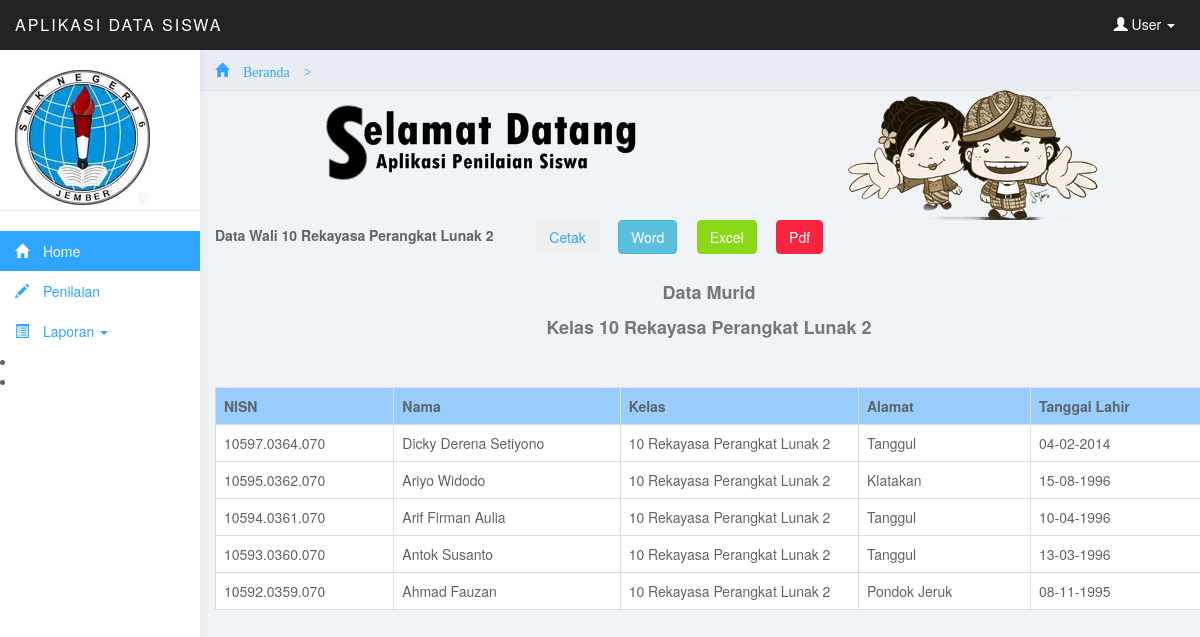
The page /admin/menu.php?page=laporsiswa&kelas=K000000002 (signed in) on the database its author committed.
### tables this page shows
CREATE TABLE IF NOT EXISTS `tb_kelas` (
  `kode_kelas` varchar(10) NOT NULL,
  `kompetensi_kode` char(10) NOT NULL,
  `kelas` varchar(100) NOT NULL,
  `nama_kelas` varchar(50) NOT NULL,
  PRIMARY KEY (`kode_kelas`)
);

CREATE TABLE IF NOT EXISTS `tb_siswa` (
  `siswa_nisn` char(15) NOT NULL,
  `wali_id` char(10) NOT NULL,
  `kompetensi_kode` char(10) NOT NULL,
  `siswa_nama` varchar(30) NOT NULL,
  `siswa_alamat` varchar(50) NOT NULL,
  `siswa_tgllahir` varchar(100) NOT NULL,
  `siswa_foto` varchar(100) NOT NULL,
  `kode_kelas` varchar(10) NOT NULL,
  `password` varchar(15) NOT NULL,
  PRIMARY KEY (`siswa_nisn`)
);

### admin/Data/laporan/laporan_siswa.php (the view, shortened to what this page needs)
<?php $kelas=$_GET['kelas']; $h=mysql_query("select * from tb_kelas where kode_kelas='$kelas'"); $fg=mysql_fetch_array($h);?>
<div class="table-header">
  <div class="nav-collapse"> <strong>Data Wali <?php  echo $fg['nama_kelas']?>  &nbsp;&nbsp;&nbsp;&nbsp;&nbsp;&nbsp;&nbsp;&nbsp;&nbsp;</strong> <a target="_blank" href="Data/laporan/laporan_siswacetak.php?kelas=<?php echo $kelas ?>">
    <button type="submit" class="btn btn-inverse" name="btncari"><i class="icon-print"></i>Cetak</button>
  </a> &nbsp;&nbsp;&nbsp;
  <a target="_blank" href="Data/laporan/laporan_siswaword.php?kelas=<?php echo $kelas ?>">
    <button type="submit" class="btn btn-info" name="btncari"><i class="icon-save"></i>Word</button>
  </a>&nbsp;&nbsp;&nbsp;
  <a target="_blank" href="Data/laporan/laporan_siswaexcel.php?kelas=<?php echo $kelas ?>">
    <button type="submit" class="btn btn-success" name="btncari"><i class="icon-save"></i>Excel</button>
  </a>&nbsp;&nbsp;&nbsp;
  <a target="_blank" href="Data/laporan/laporan_siswapdf.php?kelas=<?php echo $kelas ?>">
    <button type="submit" class="btn btn-danger" name="btncari"><i class="icon-save"></i>Pdf</button>
  </a>
  </div>
</div>
<table width="988" border="0" >
  <tr>
    <td width="885" height="42"><div align="center" class="style3">
      <div align="center"><br>
        <p>Data  Murid</p>
        <p>Kelas <?php  echo $fg['nama_kelas']?> </p>
        <p>&nbsp;</p>
      </div>
    </div>
        <table width="1100" border="0" class="table table-bordered table-hover">
          <tr>
            <td width="33" bgcolor="#99CCFF"><strong>NISN</strong></td>
            <td width="150" bgcolor="#99CCFF"><strong>Nama </strong></td>
            <td width="158" bgcolor="#99CCFF"><strong>Kelas </strong></td>
            <td width="114" bgcolor="#99CCFF"><strong>Alamat </strong></td>
            <td width="114" bgcolor="#99CCFF"><strong>Tanggal Lahir </strong></td>
          </tr>
<?php $sql=mysql_query("select tb_siswa.*, tb_kelas.* from tb_siswa, tb_kelas where  tb_siswa.kode_kelas=tb_kelas.kode_kelas and tb_kelas.kode_kelas='$kelas'")or die (mysql_error()); while($tam=mysql_fetch_array($sql)){ ?>
          <tr>
            <td><?php echo $tam['siswa_nisn'] ?></td>
            <td><?php echo $tam['siswa_nama'] ?></td>
            <td><?php echo $tam['nama_kelas'] ?></td>
            <td><?php echo $tam['siswa_alamat'] ?></td>
            <td><?php echo $tam['siswa_tgllahir'] ?></td>
          </tr><?php } ?>
      </table>
    </td>
  </tr>
</table>

### admin/css/styles.css (style rules this page uses)
body { background: #f1f4f7; padding-top: 50px; color: #5f6468; }
p { color: #777; }
a, a:hover, a:focus { color: #30a5ff; }
.btn-success, .btn-success:hover, .btn-success:focus, .btn-success:active, .btn-success.active, .open > .dropdown-toggle.btn-success, .btn-success.disabled, .btn-success[disabled], fieldset[disabled] .btn-success, .btn-success.disabled:hover, .btn-success[disabled]:hover, fieldset[disabled] .btn-success:hover, .btn-success.disabled:focus, .btn-success[disabled]:focus, fieldset[disabled] .btn-success:focus, .btn-success.disabled:active, .btn-success[disabled]:active, fieldset[disabled] .btn-success:active, .btn-success.disabled.active, .btn-success[disabled].active, fieldset[disabled] .btn-success.active { background-color: #8ad919; border-color: #8ad919; }
.btn-danger, .btn-danger:hover, .btn-danger:focus, .btn-danger:active, .btn-danger.active, .open > .dropdown-toggle.btn-danger, .btn-danger.disabled, .btn-danger[disabled], fieldset[disabled] .btn-danger, .btn-danger.disabled:hover, .btn-danger[disabled]:hover, fieldset[disabled] .btn-danger:hover, .btn-danger.disabled:focus, .btn-danger[disabled]:focus, fieldset[disabled] .btn-danger:focus, .btn-danger.disabled:active, .btn-danger[disabled]:active, fieldset[disabled] .btn-danger:active, .btn-danger.disabled.active, .btn-danger[disabled].active, fieldset[disabled] .btn-danger.active { background-color: #f9243f; border-color: #f9243f; }
.table { background: #fff; }

### rows shown on the page
tb_kelas: nama_kelas "10 Rekayasa Perangkat Lunak 2"
tb_siswa: siswa_nisn "10597.0364.070", siswa_nama "Dicky Derena Setiyono", kode_kelas.nama_kelas "10 Rekayasa Perangkat Lunak 2", siswa_alamat "Tanggul", siswa_tgllahir "04-02-2014"
tb_siswa: siswa_nisn "10595.0362.070", siswa_nama "Ariyo Widodo", kode_kelas.nama_kelas "10 Rekayasa Perangkat Lunak 2", siswa_alamat "Klatakan", siswa_tgllahir "15-08-1996"
tb_siswa: siswa_nisn "10594.0361.070", siswa_nama "Arif Firman Aulia", kode_kelas.nama_kelas "10 Rekayasa Perangkat Lunak 2", siswa_alamat "Tanggul", siswa_tgllahir "10-04-1996"
tb_siswa: siswa_nisn "10593.0360.070", siswa_nama "Antok Susanto", kode_kelas.nama_kelas "10 Rekayasa Perangkat Lunak 2", siswa_alamat "Tanggul", siswa_tgllahir "13-03-1996"
tb_siswa: siswa_nisn "10592.0359.070", siswa_nama "Ahmad Fauzan", kode_kelas.nama_kelas "10 Rekayasa Perangkat Lunak 2", siswa_alamat "Pondok Jeruk", siswa_tgllahir "08-11-1995"
